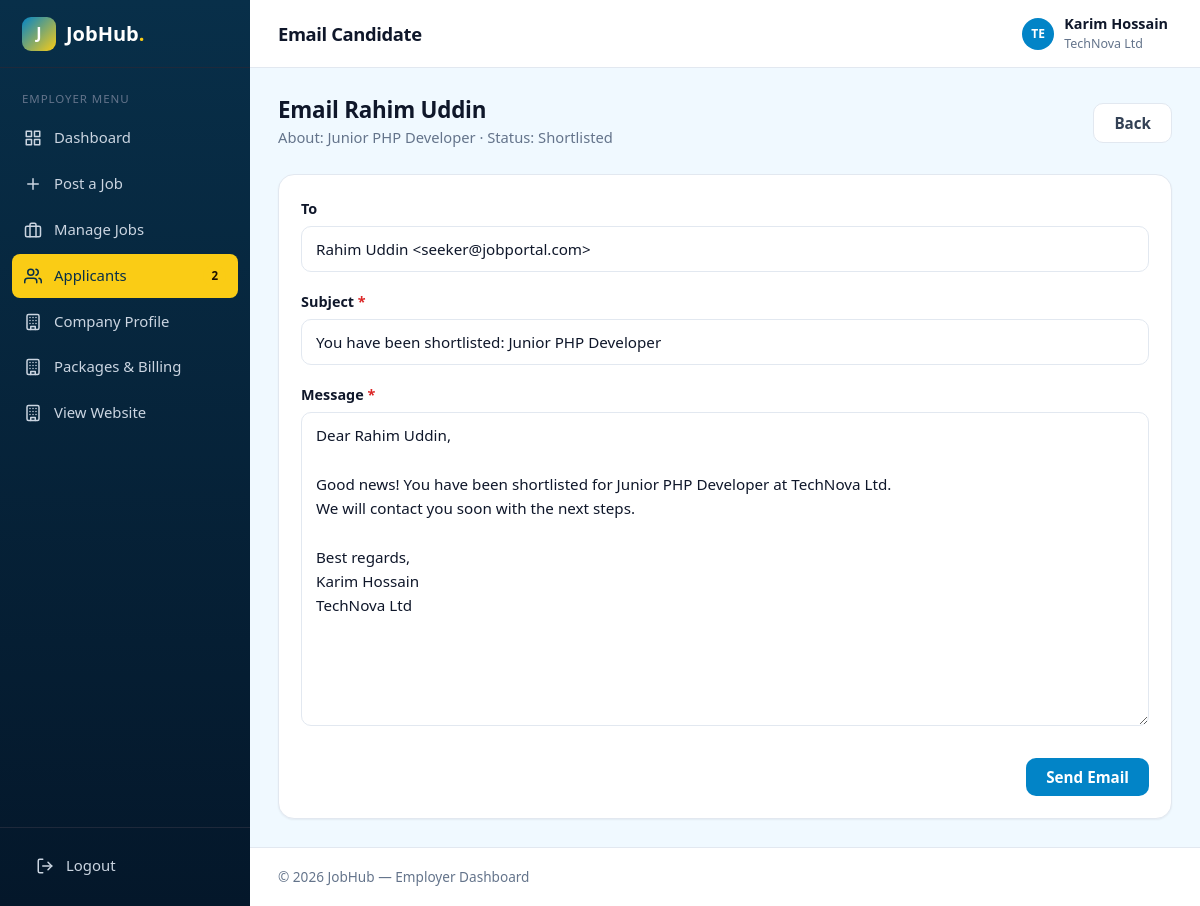
Screenshot of /employer/email.php?app=16 (signed in) with the database file from the repository.
### tables this page shows
CREATE TABLE `companies` (
  `id` int UNSIGNED NOT NULL,
  `user_id` int UNSIGNED NOT NULL,
  `city_id` int UNSIGNED DEFAULT NULL,
  `name` varchar(150) NOT NULL,
  `logo` varchar(255) DEFAULT NULL,
  `website` varchar(255) DEFAULT NULL,
  `address` text,
  `description` text
);

CREATE TABLE `job_applications` (
  `id` int UNSIGNED NOT NULL,
  `job_id` int UNSIGNED NOT NULL,
  `seeker_id` int UNSIGNED NOT NULL,
  `resume_file` varchar(255) NOT NULL,
  `status` enum('applied','viewed','shortlisted','interview','hired','rejected') NOT NULL DEFAULT 'applied',
  `applied_at` timestamp NOT NULL DEFAULT CURRENT_TIMESTAMP
);

CREATE TABLE `users` (
  `id` int UNSIGNED NOT NULL,
  `name` varchar(100) NOT NULL,
  `email` varchar(150) NOT NULL,
  `phone` varchar(20) DEFAULT NULL,
  `password` varchar(255) NOT NULL,
  `role` enum('admin','employer','seeker') NOT NULL,
  `status` enum('active','pending','blocked') NOT NULL DEFAULT 'active',
  `created_at` timestamp NOT NULL DEFAULT CURRENT_TIMESTAMP
);

CREATE TABLE `jobs` (
  `id` int UNSIGNED NOT NULL,
  `company_id` int UNSIGNED NOT NULL,
  `category_id` int UNSIGNED DEFAULT NULL,
  `city_id` int UNSIGNED DEFAULT NULL,
  `subscription_id` int UNSIGNED DEFAULT NULL,
  `title` varchar(150) NOT NULL,
  `slug` varchar(180) NOT NULL,
  `job_type` enum('full_time','part_time','contract','internship','remote') NOT NULL DEFAULT 'full_time',
  `salary_min` decimal(10,2) DEFAULT NULL,
  `salary_max` decimal(10,2) DEFAULT NULL,
  `description` text,
  `deadline` date NOT NULL,
  `status` enum('pending','approved','rejected','closed') NOT NULL DEFAULT 'pending',
  `is_featured` tinyint(1) NOT NULL DEFAULT '0'
);

### employer/include/check.php (called while the page is built, shortened)
<?php
include('../dbconfig.php');
$userId = (int)$_SESSION['user_id'];
$company = $conn->query("SELECT companies.*, cities.name AS city_name FROM companies
                         LEFT JOIN cities ON cities.id = companies.city_id
                         WHERE companies.user_id = $userId")->fetch_assoc();
$companyId = (int)$company['id'];
$statusLabel = array('applied' => 'New', 'viewed' => 'Viewed', 'shortlisted' => 'Shortlisted',
                     'interview' => 'Interview', 'hired' => 'Hired', 'rejected' => 'Rejected');

### employer/email.php (the view, shortened to what this page needs)
<?php
include('include/check.php');
$pageTitle = 'Email Candidate';
$appId = isset($_GET['app']) ? (int)$_GET['app'] : 0;
$app = $conn->query("SELECT job_applications.*, jobs.title, users.id AS seeker_user, users.name, users.email
                     FROM job_applications
                     JOIN jobs ON jobs.id = job_applications.job_id
                     JOIN seekers ON seekers.id = job_applications.seeker_id
                     JOIN users ON users.id = seekers.user_id
                     WHERE job_applications.id = $appId AND jobs.company_id = $companyId")->fetch_assoc();
if ($app['status'] == 'interview') {
  $subject = 'Interview invitation: ' . $app['title'];
  $message = "Dear " . $app['name'] . ",\n\nThank you for applying for " . $app['title'] . " at " . $company['name'] . ".\nWe would like to invite you for an interview.\n\nDate: \nTime: \nPlace: " . $company['address'] . "\n\nBest regards,\n" . $_SESSION['name'] . "\n" . $company['name'];
} else {
  $subject = 'You have been shortlisted: ' . $app['title'];
  $message = "Dear " . $app['name'] . ",\n\nGood news! You have been shortlisted for " . $app['title'] . " at " . $company['name'] . ".\nWe will contact you soon with the next steps.\n\nBest regards,\n" . $_SESSION['name'] . "\n" . $company['name'];
}
?>
<!DOCTYPE html>
<html lang="en">
<head>
  <link rel="stylesheet" href="../assets/css/style.css?v=2">
</head>
<body class="dash-body">
<?php include('include/menu.php'); ?>
<main class="dash-content">
  <div class="page-actions">
    <div><h2>Email <?php echo $app['name']; ?></h2><p>About: <?php echo $app['title']; ?> · Status: <?php echo $statusLabel[$app['status']]; ?></p></div>
    <a href="applicants.php" class="btn btn-light">Back</a>
  </div>
  <form class="card" action="" method="post">
    <div class="card-body">
      <div class="form-group"><label class="form-label">To</label><input class="form-control" value="<?php echo $app['name'] . ' <' . $app['email'] . '>'; ?>" readonly></div>
      <div class="form-group"><label class="form-label">Subject <span class="req">*</span></label><input class="form-control" name="subject" value="<?php echo htmlspecialchars($subject); ?>" required></div>
      <div class="form-group"><label class="form-label">Message <span class="req">*</span></label><textarea class="form-control" name="message" rows="12" required><?php echo htmlspecialchars($message); ?></textarea></div>
      <div class="form-actions"><button class="btn btn-primary" type="submit">Send Email</button></div>
    </div>
  </form>
</main>
<?php include('include/footer.php'); ?>

### employer/include/menu.php (shortened to what this page needs)
<?php
$page = basename($_SERVER['PHP_SELF']);
$newApps = $conn->query("SELECT COUNT(*) AS c FROM job_applications
                          JOIN jobs ON jobs.id = job_applications.job_id
                          WHERE jobs.company_id = $companyId AND job_applications.status = 'applied'")->fetch_assoc()['c'];
?>
<aside class="sidebar">
  <a href="../index.php" class="logo"><span class="logo-mark">J</span>JobHub<span class="dot">.</span></a>
  <div class="sidebar-label">Employer menu</div>
  <ul class="sidebar-menu">
    <li><a href="dashboard.php" class="<?php if ($page == 'dashboard.php') echo 'active'; ?>"><svg class="ic" viewBox="0 0 24 24" aria-hidden="true"><rect x="3" y="3" width="7" height="7"/><rect x="14" y="3" width="7" height="7"/><rect x="14" y="14" width="7" height="7"/><rect x="3" y="14" width="7" height="7"/></svg>Dashboard</a></li>
    <li><a href="post-job.php" class="<?php if ($page == 'post-job.php') echo 'active'; ?>"><svg class="ic" viewBox="0 0 24 24" aria-hidden="true"><line x1="12" y1="5" x2="12" y2="19"/><line x1="5" y1="12" x2="19" y2="12"/></svg>Post a Job</a></li>
    <li><a href="manage-jobs.php" class="<?php if ($page == 'manage-jobs.php') echo 'active'; ?>"><svg class="ic" viewBox="0 0 24 24" aria-hidden="true"><rect x="2" y="7" width="20" height="14" rx="2"/><path d="M16 21V5a2 2 0 0 0-2-2h-4a2 2 0 0 0-2 2v16"/></svg>Manage Jobs</a></li>
    <li><a href="applicants.php" class="<?php if ($page == 'applicants.php' || $page == 'email.php') echo 'active'; ?>"><svg class="ic" viewBox="0 0 24 24" aria-hidden="true"><path d="M17 21v-2a4 4 0 0 0-4-4H5a4 4 0 0 0-4 4v2"/><circle cx="9" cy="7" r="4"/><path d="M23 21v-2a4 4 0 0 0-3-3.87"/><path d="M16 3.13a4 4 0 0 1 0 7.75"/></svg>Applicants<?php if ($newApps > 0) { ?><span class="count"><?php echo $newApps; ?></span><?php } ?></a></li>
    <li><a href="company-profile.php" class="<?php if ($page == 'company-profile.php') echo 'active'; ?>"><svg class="ic" viewBox="0 0 24 24" aria-hidden="true"><rect x="4" y="2" width="16" height="20" rx="2"/><path d="M9 22v-4h6v4M8 6h.01M16 6h.01M12 6h.01M12 10h.01M12 14h.01M16 10h.01M16 14h.01M8 10h.01M8 14h.01"/></svg>Company Profile</a></li>
    <li><a href="subscription.php" class="<?php if ($page == 'subscription.php' || $page == 'checkout.php' || $page == 'payment-success.php' || $page == 'payment-fail.php') echo 'active'; ?>"><svg class="ic" viewBox="0 0 24 24" aria-hidden="true"><rect x="4" y="2" width="16" height="20" rx="2"/><path d="M9 22v-4h6v4M8 6h.01M16 6h.01M12 6h.01M12 10h.01M12 14h.01M16 10h.01M16 14h.01M8 10h.01M8 14h.01"/></svg>Packages &amp; Billing</a></li>
    <li><a href="../index.php"><svg class="ic" viewBox="0 0 24 24" aria-hidden="true"><rect x="4" y="2" width="16" height="20" rx="2"/><path d="M9 22v-4h6v4M8 6h.01M16 6h.01M12 6h.01M12 10h.01M12 14h.01M16 10h.01M16 14h.01M8 10h.01M8 14h.01"/></svg>View Website</a></li>
  </ul>
  <div class="sidebar-foot">
    <ul class="sidebar-menu">
      <li><a href="../logout.php"><svg class="ic" viewBox="0 0 24 24" aria-hidden="true"><path d="M9 21H5a2 2 0 0 1-2-2V5a2 2 0 0 1 2-2h4"/><polyline points="16 17 21 12 16 7"/><line x1="21" y1="12" x2="9" y2="12"/></svg>Logout</a></li>
    </ul>
  </div>
</aside>
<div class="dash-main">
  <header class="topbar">
    <h1 class="topbar-title"><?php echo $pageTitle; ?></h1>
    <div class="dropdown" style="margin-left:auto">
      <button class="dropdown-toggle">
        <span class="avatar sm"><?php echo strtoupper(substr($company['name'], 0, 2)); ?></span>
        <span class="user-meta"><strong><?php echo $_SESSION['name']; ?></strong><small><?php echo $company['name']; ?></small></span>
      </button>
    </div>
  </header>

### rows the page displays
companies: name "TE", name "TechNova Ltd"
job_applications: users.name "Rahim Uddin", job.title "Junior PHP Developer", status "Shortlisted", email "Rahim Uddin <seeker@jobportal.com>", subject "You have been shortlisted: Junior PHP Developer", message "Dear Rahim Uddin, Good news! You have been shortlisted for Junior PHP Developer at TechNova Ltd. We will contact you soon with the next steps. Best regards, Karim Hossain TechNova Ltd"

### other values shown
$newApps "2"
$pageTitle "Email Candidate"
$_SESSION['name'] "Karim Hossain"
